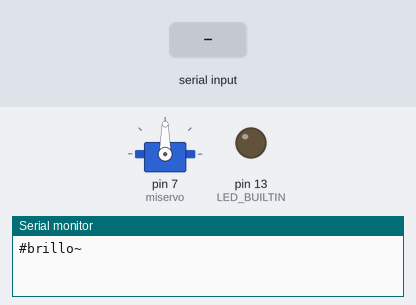
The sketch below on a simulated Arduino Uno, built with avr-gcc and run on an emulated ATmega328P. Shown: servo, output pins drawn as LEDs (lit = HIGH), the last lines printed to the serial monitor. The test bench sets the inputs (shaded band).

Above: at 1.2 s.
1.3 s: "TO" received over Serial
At 4.0 s:
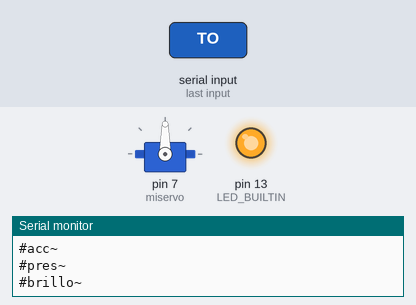
4.3 s: "TF" received over Serial
At 7.5 s:
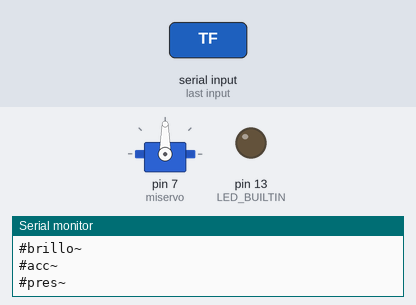
Timing chart, 0 to 9.0 s (numbered marks = the images above; inputs shaded):
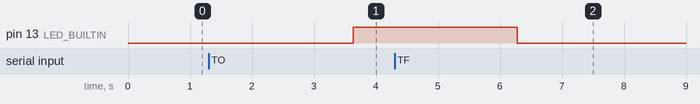

The sketch:

enviar_recibir_por_bluetooth.ino
```cpp
//#include <BitbloqSoftwareSerial.h>

//boolean obtenPresencia(String cv, bqSoftwareSerial & phone){
//  phone.println(String("obtenPresencia-")+String(cv));
//  String data="";
//  boolean result =false;
//  while(data==""){
//    data=phone.readString();
//  }
//  if(data.indexOf("true") >= 0){
//    result=true;
//  }else{
//    result=false;
//  }
//  return result;
//}
//
//float obtenBrillo(bqSoftwareSerial & phone){
//  phone.println(String("obtenBrillo-"));
//  String data="";
//  while(data==""){
//    data=phone.readString();
//  }
//  return data.toFloat();
//}
//
//bqSoftwareSerial puerto_serie(0,1,9600);
//bqSoftwareSerial bluetooth_de_la_placa(0, 1, 19400);

#include <Servo.h>

char command;
String string;
boolean ledon = false;
Servo miservo;

void setup() {
  // put your setup code here, to run once:
  //Serial.begin(9600);
  Serial.begin(19200);
  pinMode(LED_BUILTIN, OUTPUT);
  miservo.attach(7);
}

void loop() {
  // put your main code here, to run repeatedly:
  if (Serial.available() > 0) {
    string = "";}

  while(Serial.available() > 0) {
    command = ((byte)Serial.read());
      if(command == ':') {
        break;
      }
      else {
        string += command;
      }
      delay(1);
  }


  String dato=string.substring(2, 5);
  //Serial.println(dato);
  delay(1000);
  if(string.indexOf("TO")>=0) {
    ledOn();
    ledon = true;
  }
  if(string.indexOf("TF")>=0) {
    ledOff();
    ledon = false;
    //bluetooth_de_la_placa.println(string); //debug
  }
  if(string.indexOf("BR")>=0){
     //String dato = string.substring(2, end_line_index);
    int dato_num = dato.toInt();
    //Serial.println(dato_num);
//    if(dato_num<50){
//       miservo.write(180);
//    }else{
//       miservo.write(90);
//    }
  }
  if(string.indexOf("PR")>=0){
     if(string.indexOf("lib")>0){
        mandaComando("im1");
     } else {
        mandaComando("im2");
     }
  }

  delay(100);
  mandaComando("brillo");
  delay(500);
  mandaComando("acc");
  delay(500);
  mandaComando("pres");
  delay(500);
  //mandaComando("cam");
  //delay(1000);
  //mandaComando("im1");
  //delay(100);
  dato="";
}

void mandaComando(String comando){
  Serial.print('#');
  Serial.print(comando);
  Serial.print('~');
  Serial.println();
  delay(10);
}


void ledOn(){
  digitalWrite(LED_BUILTIN, HIGH);
  delay(10);
}

void ledOff(){
  digitalWrite(LED_BUILTIN, LOW);
  delay(10);
}
```

Measured:
- after the input at 1.3 s, pin 13 (LED_BUILTIN): LOW → HIGH after 2.3 s
- after the input at 4.3 s, pin 13 (LED_BUILTIN): HIGH → LOW after 2.0 s
